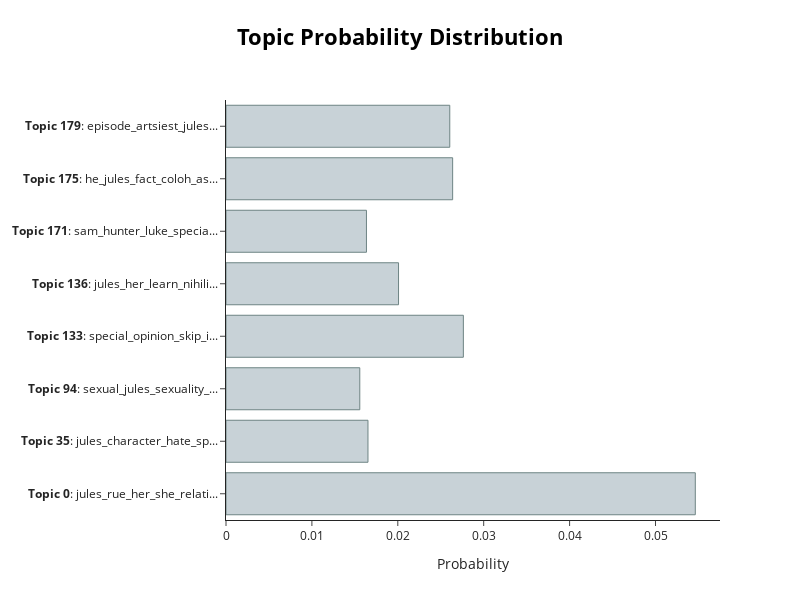

The notebook cell saved with this chart:
### Markdown cell above
**visualize probabilities**

### Code cell
model_clean.visualize_distribution(probabilities_clean[0])

### Figure 1 — Plotly figure (JSON) as saved in the notebook; plotly's stock layout.template omitted (floating-point values rounded to 4 significant figures)
{"data": [{"marker": {"color": "#C8D2D7", "line": {"color": "#6E8484", "width": 1}}, "orientation": "h", "type": "bar", "x": [0.05463, 0.01653, 0.01557, 0.02763, 0.02009, 0.01635, 0.02638, 0.02605], "y": ["<b>Topic 0</b>: jules_rue_her_she_relati...", "<b>Topic 35</b>: jules_character_hate_sp...", "<b>Topic 94</b>: sexual_jules_sexuality_...", "<b>Topic 133</b>: special_opinion_skip_i...", "<b>Topic 136</b>: jules_her_learn_nihili...", "<b>Topic 171</b>: sam_hunter_luke_specia...", "<b>Topic 175</b>: he_jules_fact_coloh_as...", "<b>Topic 179</b>: episode_artsiest_jules..."]}], "layout": {"height": 600, "hoverlabel": {"bgcolor": "white", "font": {"family": "Rockwell", "size": 16}}, "title": {"font": {"color": "Black", "size": 22}, "text": "<b>Topic Probability Distribution", "x": 0.5, "xanchor": "center", "y": 0.95, "yanchor": "top"}, "width": 800, "xaxis": {"title": {"text": "Probability"}}}}
